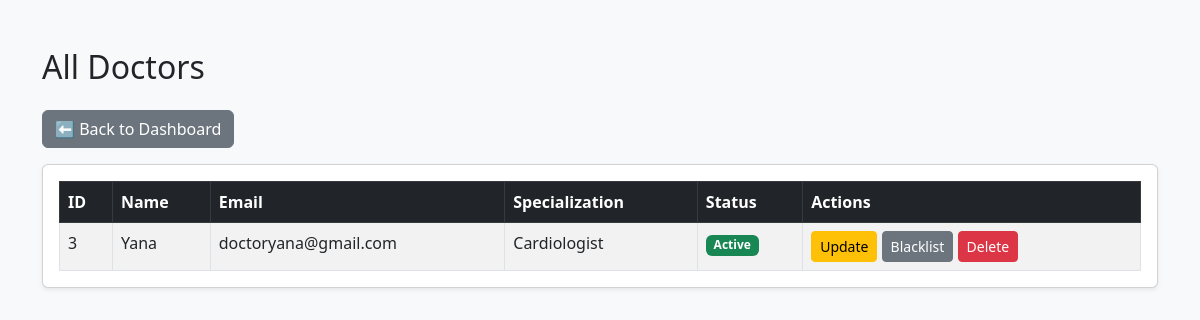
Page /admin/doctors (signed in) on the committed database.
### app.py (models this page shows)
class User(db.Model):
    __tablename__ = "User"
    uid = db.Column(db.Integer, primary_key=True, autoincrement=True)
    email = db.Column(db.String(110), unique=True, nullable=False)
    password = db.Column(db.String(130), nullable=False)
    name = db.Column(db.String(80), nullable=False)
    age = db.Column(db.Integer, nullable=False)
    gender = db.Column(db.String(10), nullable=False)
    is_blacklisted = db.Column(db.Boolean, nullable=False, default=False)
    specialization = db.Column(db.String, nullable=True)
    role_id = db.Column(db.Integer, db.ForeignKey('Role.rid'), nullable=False)
    role = db.relationship('Role', backref='users')

### app.py (the view)
@app.route("/admin/doctors")
def admin_doctors():
    if not session.get("uid"):
        flash("Please login first.")
        return redirect("/login")
    user = User.query.get(session["uid"])
    if not user or user.role.role_name != "Admin":
        flash("Access denied.")
        return redirect("/login")
    doctors = User.query.join(Role).filter(Role.role_name == "Doctor").all()
    return render_template("admin_doctors.html", doctors=doctors)

### templates/admin_doctors.html (shortened to what this page needs)
<!DOCTYPE html>
<html>
<head>
    <link href="https://cdn.jsdelivr.net/npm/bootstrap@5.3.0/dist/css/bootstrap.min.css" rel="stylesheet">
</head>
<body class="bg-light">
    <div class="container py-5">
        <h2 class="mb-4">All Doctors</h2>
        <a href="/admindashboard" class="btn btn-secondary mb-3">⬅ Back to Dashboard</a>
        <div class="card p-3 shadow-sm">
            <table class="table table-bordered table-striped mb-0">
                <thead class="table-dark">
                    <tr>
                        <th>ID</th>
                        <th>Name</th>
                        <th>Email</th>
                        <th>Specialization</th>
                        <th>Status</th>
                        <th>Actions</th>
                    </tr>
                </thead>
                <tbody>
                    {% for doctor in doctors %}
                    <tr>
                        <td>{{ doctor.uid }}</td>
                        <td>{{ doctor.name }}</td>
                        <td>{{ doctor.email }}</td>
                        <td>{{ doctor.specialization }}</td>
                        <td>
                            {% if doctor.is_blacklisted %}
                                <span class="badge bg-danger">Blacklisted</span>
                            {% else %}
                                <span class="badge bg-success">Active</span>
                            {% endif %}
                        </td>
                        <td>
                            <a href="/update_doctor/{{ doctor.uid }}" class="btn btn-warning btn-sm">Update</a>
                            {% if doctor.is_blacklisted %}
                                <a href="/unblacklist/{{ doctor.uid }}" class="btn btn-success btn-sm">Unblacklist</a>
                            {% else %}
                                <a href="/blacklist/{{ doctor.uid }}" class="btn btn-secondary btn-sm">Blacklist</a>
                            {% endif %}
                            <a href="/delete_doctor/{{ doctor.uid }}" class="btn btn-danger btn-sm">Delete</a>
                        </td>
                    </tr>
                    {% endfor %}
                </tbody>
            </table>
        </div>
    </div>
</body>
</html>

### rows in the picture
User: uid "3", name "Yana", email "doctoryana@gmail.com", specialization "Cardiologist", is_blacklisted "Active"
